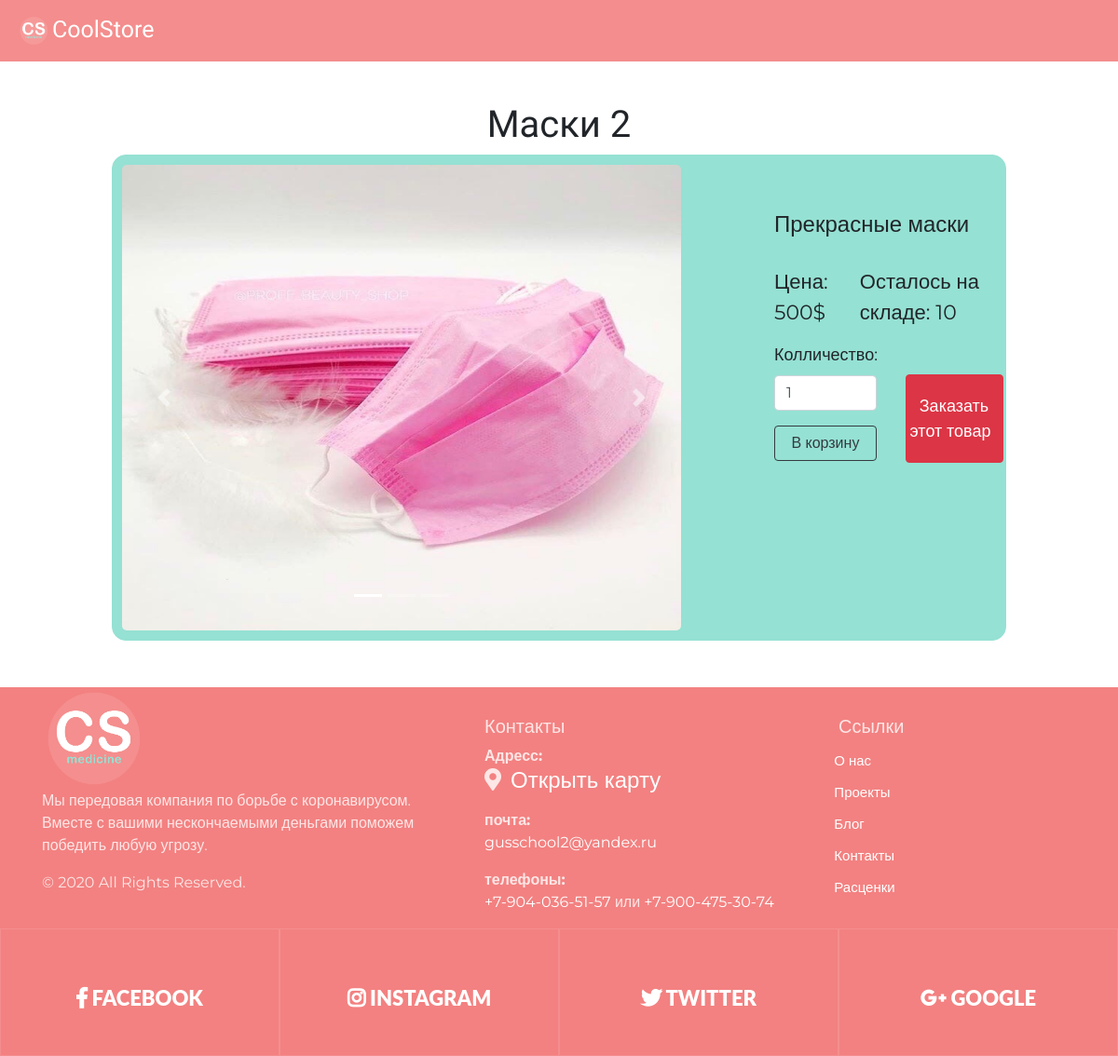
The app's page /product/2, older data.
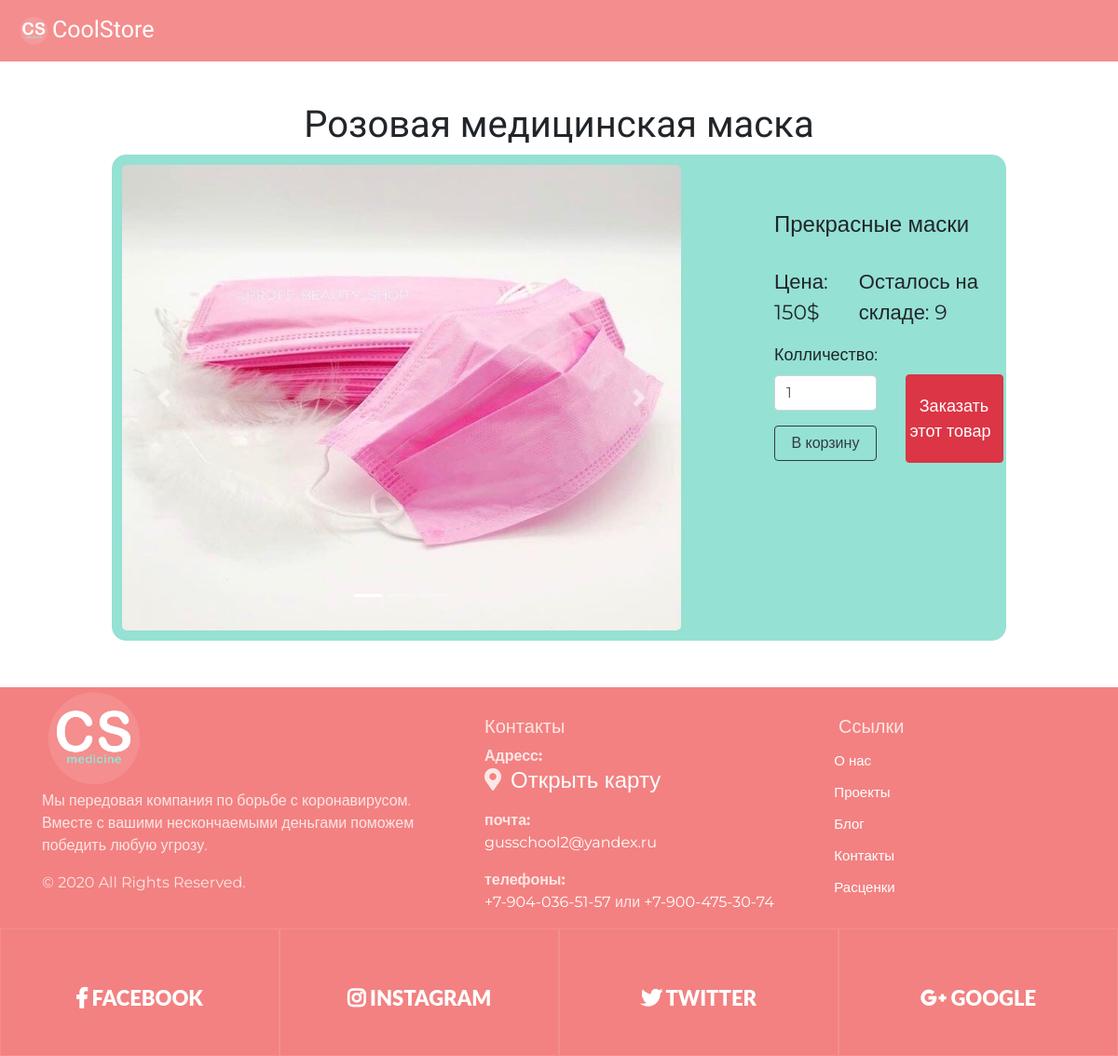
The same page, newer data.
### data/products.py (models this page shows, shortened)
class Products(SqlAlchemyBase, UserMixin, SerializerMixin):
    __tablename__ = 'products'
    id = sqlalchemy.Column(sqlalchemy.Integer, primary_key=True, autoincrement=True)
    title = sqlalchemy.Column(sqlalchemy.String, nullable=True)
    about = sqlalchemy.Column(sqlalchemy.String, nullable=True)
    price = sqlalchemy.Column(sqlalchemy.Integer, nullable=True)
    existence = sqlalchemy.Column(sqlalchemy.Boolean, default=True)
    still_have = sqlalchemy.Column(sqlalchemy.Integer, nullable=True)

### main.py (the view, shortened to what this page needs)
@app.route('/product/<int:product_id>', methods=['GET', 'POST'])
def product(product_id):
    form = Buy()
    if current_user.is_authenticated:
        filename = get_profile_img()
    else:
        filename = 'profilem'
    sessions = db_session.create_session()
    prod = sessions.query(products.Products).get(product_id)
    return render_template('product.html', prod=prod, filename=filename,
                           basket_count=session.get('basket_count', 0), title=prod.title,
                           form=form)

### main.py
class Buy(FlaskForm):
    count = IntegerField('Колличество:', validators=[DataRequired(), NumberRange(1)],
                         default=1)
    submit = SubmitField('В корзину')

### data/db_session.py (called while the page is built)
def create_session() -> Session:
    global __factory
    return __factory()

### templates/product.html (shortened to what this page needs)
{% extends 'base.html' %}
{% block content %}
<div class="product">
    <div id="demo" class="carousel slide" data-ride="carousel">
        <ul class="carousel-indicators">
            <li data-target="#demo" data-slide-to="0" class="active"></li>
            <li data-target="#demo" data-slide-to="1"></li>
            <li data-target="#demo" data-slide-to="2"></li>
        </ul>
        <div class="carousel-inner">
            <div class="carousel-item active">
                <img src="/static/img/product_icons/{{ prod.id }}_1.jpg" width="600px"
                     height="500px">
            </div>
        </div>
        <a class="carousel-control-prev" href="#demo" data-slide="prev">
            <span class="carousel-control-prev-icon"></span>
        </a>
        <a class="carousel-control-next" href="#demo" data-slide="next">
            <span class="carousel-control-next-icon"></span>
        </a>
    </div>
    <div style="margin: 50px; padding-left: 50px">
        <h4 style="margin-bottom: 30px;">{{ prod.about }}</h4>
        <div style="display: flex;">
            <div style="font-size: 22px; margin-right: 15px;">Цена: {{ prod.price }}$</div>
            <div style="font-size: 22px;">Осталось на складе: {{ prod.still_have }}</div>
        </div>
        <form action="" method="post">
            <div style="display: flex;">
                <div style="display: block">
                    <p>
                    <div style="font-size: 18px">{{ form.count.label }}</div>
                    {{ form.count(type="number", style='width: 110px; margin-bottom: 5px;',
                    class="form-control",
                    id="validationDefault01") }}
                    </p>
                    <p style="margin-top: 0px;">{{ form.submit(type="submit", class="btn
                        btn-outline-dark", style='width: 110px')
                        }}
                    </p>
                </div>
                <a href="/buy_now/{{ prod.id }}" class="btn btn-danger"
                   style="width: 105px; height: 95px; margin-top: 50px; margin-left: 30px;
                   color: white; font-size: 18px; padding-top: 20px; padding-left: 3px;">
                    <div style="margin-left: 8px;">Заказать</div>
                    <div>этот товар</div>
                </a>
            </div>
        </form>
    </div>
</div>
{% endblock %}

### templates/base.html (shortened to what the changed rows need)
<!DOCTYPE html>
<html lang="en">
<head>
    <link rel="stylesheet" href="https://use.fontawesome.com/releases/v5.7.2/css/all.css"
>
    <link rel="stylesheet" href="../../static/css/style.css">
    <link rel="stylesheet"
          href="https://stackpath.bootstrapcdn.com/bootstrap/4.4.1/css/bootstrap.min.css"
>
    <link rel="stylesheet"
          href="https://maxcdn.bootstrapcdn.com/bootstrap/4.1.0/css/bootstrap.min.css">
    <link href="//maxcdn.bootstrapcdn.com/bootstrap/4.1.1/css/bootstrap.min.css" rel="stylesheet"
          id="bootstrap-css">
</head>
<body style="font-family: 'Montserrat', sans-serif;">
<header class="header">
    <nav class="navbar navbar-expand-lg navbar-light" style="background-color: #f38181;">
    </nav>
</header>
<h1 align="center" style="margin-top: 110px; font-family: 'Kaushan Script', cursive;">
    {{ title }}
</h1>
{% block content %}
{% endblock %}
<footer class="section footer-classic context-dark bg-image"
        style="background: #f38181; margin-top: 50px;">
    <div class="container">
    </div>
    <div class="row no-gutters social-container">
    </div>
</footer>
</body>
</html>

Row changes from the older to the newer data that the page shows:
changed Products "Прекрасные маски": title "Маски 2" → "Розовая медицинская маска"; price "500" → "150"; still_have "10" → "9"
